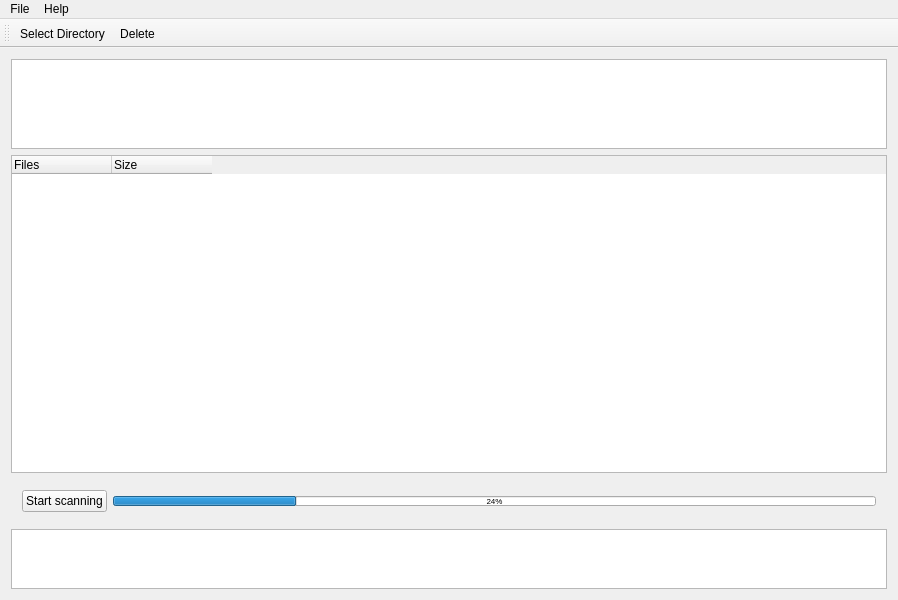
<?xml version="1.0" encoding="UTF-8"?>
<ui version="4.0">
 <class>MainWindow</class>
 <widget class="QMainWindow" name="MainWindow">
  <property name="geometry">
   <rect>
    <x>0</x>
    <y>0</y>
    <width>898</width>
    <height>600</height>
   </rect>
  </property>
  <property name="windowTitle">
   <string>MainWindow</string>
  </property>
  <property name="toolTip">
   <string>&lt;html&gt;&lt;head/&gt;&lt;body&gt;&lt;p&gt;fdupes&lt;/p&gt;&lt;/body&gt;&lt;/html&gt;</string>
  </property>
  <widget class="QWidget" name="centralWidget">
   <property name="sizePolicy">
    <sizepolicy hsizetype="Expanding" vsizetype="Fixed">
     <horstretch>0</horstretch>
     <verstretch>0</verstretch>
    </sizepolicy>
   </property>
   <property name="maximumSize">
    <size>
     <width>900</width>
     <height>556</height>
    </size>
   </property>
   <layout class="QVBoxLayout" name="verticalLayout">
    <item>
     <widget class="QPlainTextEdit" name="plainTextEdit">
      <property name="sizePolicy">
       <sizepolicy hsizetype="Expanding" vsizetype="Fixed">
        <horstretch>0</horstretch>
        <verstretch>0</verstretch>
       </sizepolicy>
      </property>
      <property name="maximumSize">
       <size>
        <width>16777215</width>
        <height>90</height>
       </size>
      </property>
     </widget>
    </item>
    <item>
     <widget class="QTreeWidget" name="treeWidget">
      <property name="sizePolicy">
       <sizepolicy hsizetype="Expanding" vsizetype="Expanding">
        <horstretch>0</horstretch>
        <verstretch>0</verstretch>
       </sizepolicy>
      </property>
      <property name="baseSize">
       <size>
        <width>0</width>
        <height>0</height>
       </size>
      </property>
      <attribute name="headerCascadingSectionResizes">
       <bool>false</bool>
      </attribute>
      <attribute name="headerDefaultSectionSize">
       <number>100</number>
      </attribute>
      <attribute name="headerMinimumSectionSize">
       <number>100</number>
      </attribute>
      <attribute name="headerShowSortIndicator" stdset="0">
       <bool>false</bool>
      </attribute>
      <attribute name="headerStretchLastSection">
       <bool>false</bool>
      </attribute>
      <column>
       <property name="text">
        <string>Files</string>
       </property>
      </column>
      <column>
       <property name="text">
        <string>Size</string>
       </property>
      </column>
     </widget>
    </item>
    <item>
     <widget class="QWidget" name="horizontalWidget" native="true">
      <property name="minimumSize">
       <size>
        <width>0</width>
        <height>0</height>
       </size>
      </property>
      <layout class="QHBoxLayout" name="horizontalLayout_2">
       <item>
        <widget class="QPushButton" name="button_Start_Scanning">
         <property name="text">
          <string>Start scanning</string>
         </property>
        </widget>
       </item>
       <item>
        <widget class="QProgressBar" name="progressBar">
         <property name="maximumSize">
          <size>
           <width>16777215</width>
           <height>10</height>
          </size>
         </property>
         <property name="font">
          <font>
           <pointsize>6</pointsize>
          </font>
         </property>
         <property name="value">
          <number>24</number>
         </property>
        </widget>
       </item>
      </layout>
     </widget>
    </item>
    <item>
     <widget class="QPlainTextEdit" name="plainTextEdit_Error">
      <property name="maximumSize">
       <size>
        <width>16777215</width>
        <height>60</height>
       </size>
      </property>
     </widget>
    </item>
   </layout>
  </widget>
  <widget class="QMenuBar" name="menuBar">
   <property name="geometry">
    <rect>
     <x>0</x>
     <y>0</y>
     <width>898</width>
     <height>17</height>
    </rect>
   </property>
   <widget class="QMenu" name="menuFile">
    <property name="title">
     <string>File</string>
    </property>
    <addaction name="action_Select_Directory"/>
    <addaction name="action_Delete_Selected"/>
    <addaction name="separator"/>
    <addaction name="action_Exit"/>
   </widget>
   <widget class="QMenu" name="menuHelp">
    <property name="title">
     <string>Help</string>
    </property>
    <addaction name="action_About"/>
   </widget>
   <addaction name="menuFile"/>
   <addaction name="menuHelp"/>
  </widget>
  <widget class="QToolBar" name="toolBar">
   <property name="windowTitle">
    <string>toolBar</string>
   </property>
   <attribute name="toolBarArea">
    <enum>TopToolBarArea</enum>
   </attribute>
   <attribute name="toolBarBreak">
    <bool>false</bool>
   </attribute>
   <addaction name="action_Select_Directory"/>
   <addaction name="action_Delete_Selected"/>
  </widget>
  <action name="action_Select_Directory">
   <property name="text">
    <string>&amp;Select Directory</string>
   </property>
  </action>
  <action name="action_Delete_Selected">
   <property name="text">
    <string>&amp;Delete</string>
   </property>
  </action>
  <action name="action_About">
   <property name="text">
    <string>About</string>
   </property>
  </action>
  <action name="action_Exit">
   <property name="text">
    <string>&amp;Exit</string>
   </property>
  </action>
 </widget>
 <layoutdefault spacing="6" margin="11"/>
 <resources/>
 <connections/>
</ui>
